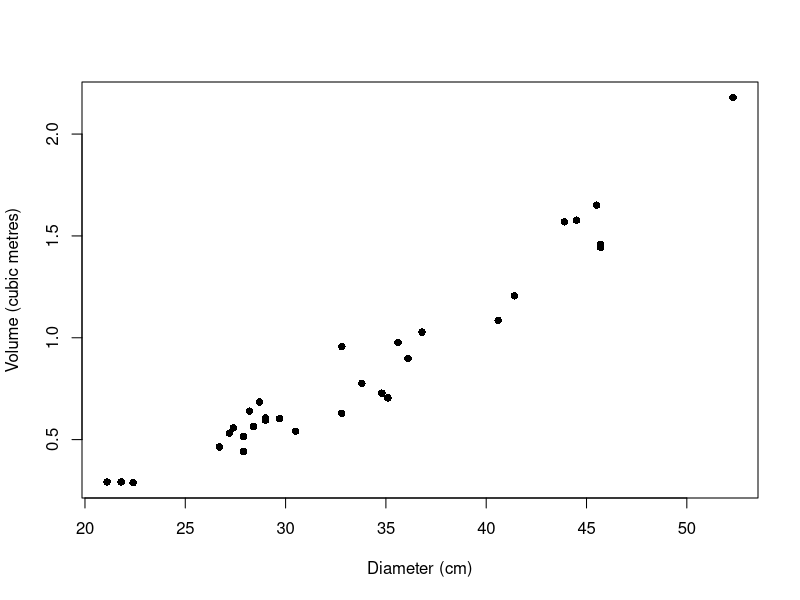
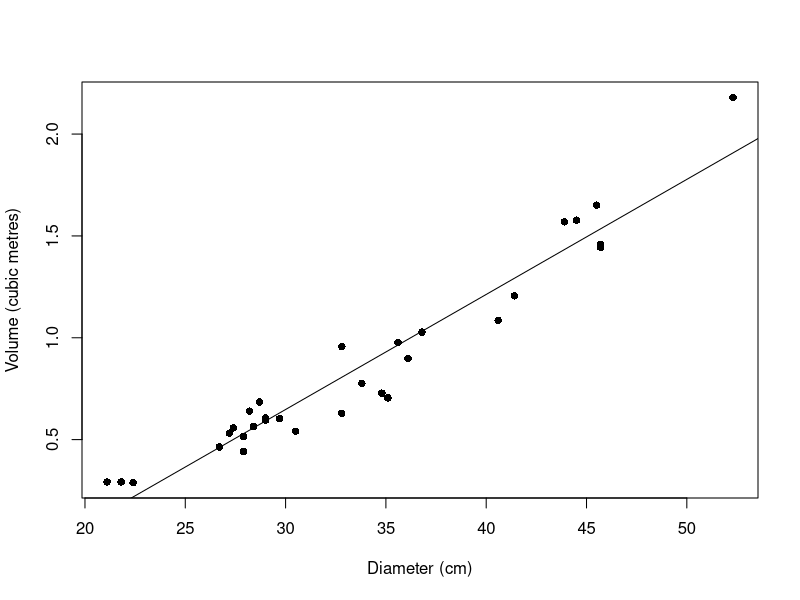
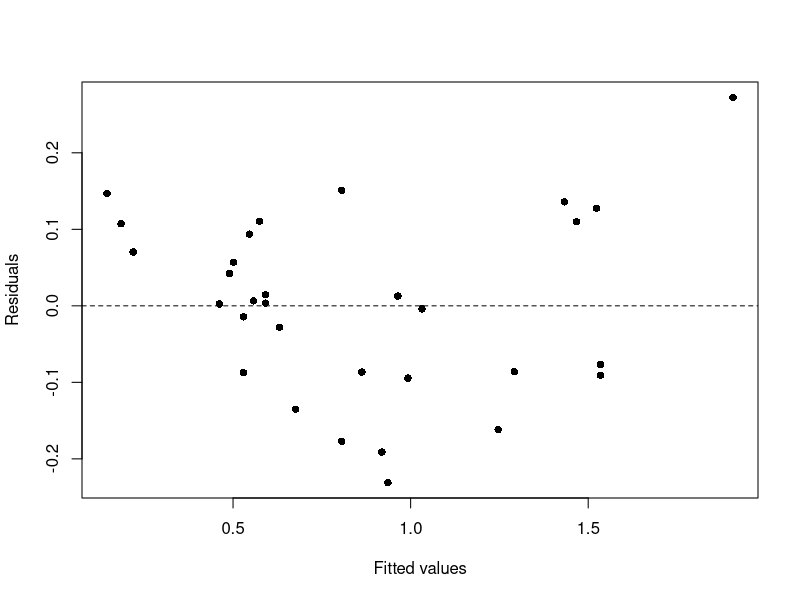
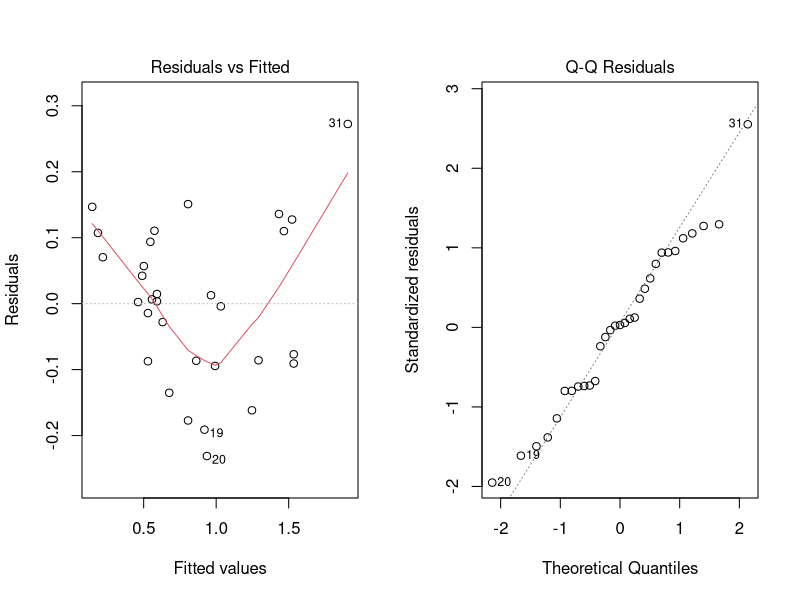
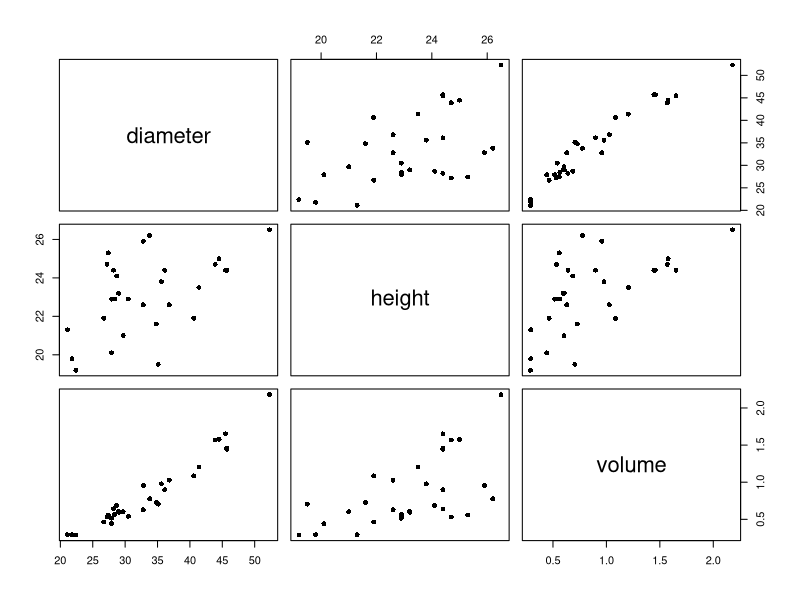
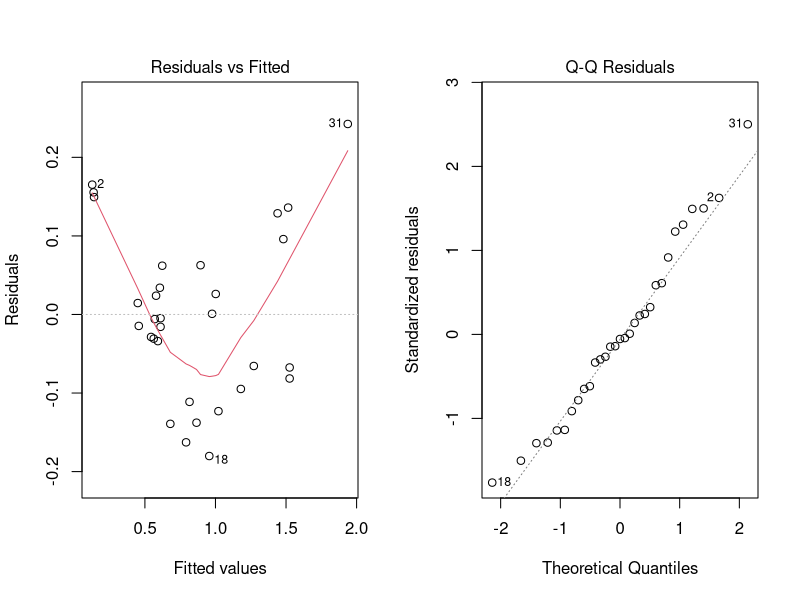

R code for these plots, in order:
## -----------------------------------------------------------------------------
str(trees)

## -----------------------------------------------------------------------------
cherry <- data.frame(
  diameter = round(trees$Girth * 2.54, 1), # cm
  height = round(trees$Height * 0.3048, 1), # m
  volume = round(trees$Volume * 0.0283168, 3) # cubic metres
)
summary(cherry)

## -----------------------------------------------------------------------------
plot(cherry$diameter, cherry$volume,
  pch = 16,
  xlab = "Diameter (cm)", ylab = "Volume (cubic metres)"
)
cor(cherry$diameter, cherry$volume)

## -----------------------------------------------------------------------------
my_var <- function(x) mean(x^2) - mean(x)^2
my_cov <- function(x, y) mean(x * y) - mean(x) * mean(y)

x <- cherry$diameter
y <- cherry$volume
beta1_hat <- my_cov(x, y) / my_var(x) # Slope
beta0_hat <- mean(y) - beta1_hat * mean(x) # Intercept
c(beta0_hat, beta1_hat)

## -----------------------------------------------------------------------------
fit <- lm(volume ~ diameter, data = cherry)
coef(fit) # Least squares estimates

## -----------------------------------------------------------------------------
head(fitted(fit))
head(residuals(fit))

## -----------------------------------------------------------------------------
e <- residuals(fit)
1 - my_var(e) / my_var(y)
cor(x, y)^2

## -----------------------------------------------------------------------------
plot(cherry$diameter, cherry$volume,
  pch = 16,
  xlab = "Diameter (cm)", ylab = "Volume (cubic metres)"
)
abline(fit) # Same as abline(a = beta0_hat, b = beta1_hat)

## -----------------------------------------------------------------------------
n <- nrow(cherry)
s <- sqrt(sum(e^2) / (n - 2))
s
sigma(fit) # The same value, computed by R

## -----------------------------------------------------------------------------
se_hat <- s / sqrt(sum((x - mean(x))^2)) # Estimated standard error
se_hat

## -----------------------------------------------------------------------------
t_obs <- (beta1_hat - 0) / se_hat # Observed test statistic
t_obs
qt(0.975, df = n - 2) # Critical value, significance level 5%
2 * (1 - pt(abs(t_obs), df = n - 2)) # Two-sided P-value

## -----------------------------------------------------------------------------
summary(fit)

## -----------------------------------------------------------------------------
t_quant <- qt(0.975, df = n - 2) # Quantile of order 0.975
c(beta1_hat - t_quant * se_hat, beta1_hat + t_quant * se_hat)
confint(fit) # Both beta_0 and beta_1, 95% by default

## -----------------------------------------------------------------------------
beta0_hat + beta1_hat * 40
new_tree <- data.frame(diameter = 40)
predict(fit, newdata = new_tree)

## -----------------------------------------------------------------------------
predict(fit, newdata = new_tree, interval = "confidence")
predict(fit, newdata = new_tree, interval = "prediction")

## -----------------------------------------------------------------------------
plot(fitted(fit), residuals(fit),
  pch = 16,
  xlab = "Fitted values", ylab = "Residuals"
)
abline(h = 0, lty = "dashed") # Horizontal line at zero

## -----------------------------------------------------------------------------
par(mfrow = c(1, 2)) # Two plots side by side
plot(fit, which = 1:2)
par(mfrow = c(1, 1))

## -----------------------------------------------------------------------------
predict(fit, newdata = data.frame(diameter = 15))

## -----------------------------------------------------------------------------
pairs(cherry, pch = 16)
round(cor(cherry), 2)

## -----------------------------------------------------------------------------
fit2 <- lm(volume ~ diameter + height, data = cherry)
coef(fit2)

## -----------------------------------------------------------------------------
summary(fit2)

## -----------------------------------------------------------------------------
confint(fit2)

## -----------------------------------------------------------------------------
fit_height <- lm(volume ~ height, data = cherry)
coef(fit_height)

## -----------------------------------------------------------------------------
new_trees <- data.frame(diameter = c(40, 40), height = c(20, 25))
predict(fit2, newdata = new_trees, interval = "prediction")

## -----------------------------------------------------------------------------
par(mfrow = c(1, 2))
plot(fit2, which = 1:2)
par(mfrow = c(1, 1))
